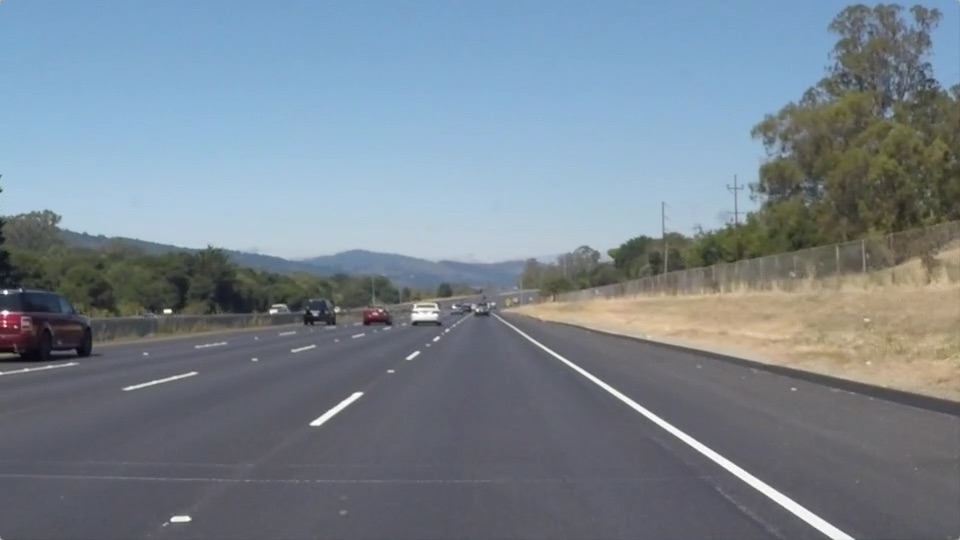
#> input picture a1/test_images/solidWhiteRight.jpg, 960 x 540 px
$ jupyter execute --allow-errors P1.ipynb   (shell and % lines are left out)
#> lines starting #> are read from the running program, lines starting #| are printed output that depends on the picture; after the words box and inside, x2 and y2 are one past the last pixel; in counts of white or black regions, pixels touching at a corner belong together
# Self-Driving Car Engineer Nanodegree

## Project: **Finding Lane Lines on the Road**
***
In this project, you will use the tools you learned about in the lesson to identify lane lines on the road.  You can develop your pipeline on a series of individual images, and later apply the result to a video stream (really just a series of images). Check out the video clip "raw-lines-example.mp4" (also contained in this repository) to see what the output should look like after using the helper functions below.

Once you have a result that looks roughly like "raw-lines-example.mp4", you'll need to get creative and try to average and/or extrapolate the line segments you've detected to map out the full extent of the lane lines.  You can see an example of the result you're going for in the video "P1_example.mp4".  Ultimately, you would like to draw just one line for the left side of the lane, and one for the right.

In addition to implementing code, there is a brief writeup to complete. The writeup should be completed in a separate file, which can be either a markdown file or a pdf document. There is a [write up template](https://github.com/udacity/CarND-LaneLines-P1/blob/master/writeup_template.md) that can be used to guide the writing process. Completing both the code in the Ipython notebook and the writeup template will cover all of the [rubric points](https://review.udacity.com/#!/rubrics/322/view) for this project.

---
Let's have a look at our first image called 'test_images/solidWhiteRight.jpg'.  Run the 2 cells below (hit Shift-Enter or the "play" button above) to display the image.

**Note: If, at any point, you encounter frozen display windows or other confounding issues, you can always start again with a clean slate by going to the "Kernel" menu above and selecting "Restart & Clear Output".**

---

**The tools you have are color selection, region of interest selection, grayscaling, Gaussian smoothing, Canny Edge Detection and Hough Tranform line detection.  You  are also free to explore and try other techniques that were not presented in the lesson.  Your goal is piece together a pipeline to detect the line segments in the image, then average/extrapolate them and draw them onto the image for display (as below).  Once you have a working pipeline, try it out on the video stream below.**

---

<figure>

 <figcaption>
 <p></p>
 <p style="text-align: center;"> Your output should look something like this (above) after detecting line segments using the helper functions below </p>
 </figcaption>
</figure>
 <p></p>
<figure>

 <figcaption>
 <p></p>
 <p style="text-align: center;"> Your goal is to connect/average/extrapolate line segments to get output like this</p>
 </figcaption>
</figure>

**Run the cell below to import some packages.  If you get an `import error` for a package you've already installed, try changing your kernel (select the Kernel menu above --> Change Kernel).  Still have problems?  Try relaunching Jupyter Notebook from the terminal prompt.  Also, consult the forums for more troubleshooting tips.**

## Import Packages

[cell 1]
#importing some useful packages
import matplotlib.pyplot as plt
import matplotlib.image as mpimg
import numpy as np
import cv2

## Read in an Image

[cell 2]
#reading in an image
image = mpimg.imread('test_images/solidWhiteRight.jpg')
#> image is the input picture: shape (540, 960, 3); mean R, G, B 120.3, 132.6, 143.7

#printing out some stats and plotting
print('This image is:', type(image), 'with dimensions:', image.shape)
#| This image is: <class 'numpy.ndarray'> with dimensions: (540, 960, 3)
plt.imshow(image)  # if you wanted to show a single color channel image called 'gray', for example, call as plt.imshow(gray, cmap='gray')

## Ideas for Lane Detection Pipeline

**Some OpenCV functions (beyond those introduced in the lesson) that might be useful for this project are:**

`cv2.inRange()` for color selection
`cv2.fillPoly()` for regions selection
`cv2.line()` to draw lines on an image given endpoints
`cv2.addWeighted()` to coadd / overlay two images
`cv2.cvtColor()` to grayscale or change color
`cv2.imwrite()` to output images to file
`cv2.bitwise_and()` to apply a mask to an image

**Check out the OpenCV documentation to learn about these and discover even more awesome functionality!**

## Helper Functions

Below are some helper functions to help get you started. They should look familiar from the lesson!

[cell 3]
import math

def grayscale(img):
    """Applies the Grayscale transform
    This will return an image with only one color channel
    but NOTE: to see the returned image as grayscale
    (assuming your grayscaled image is called 'gray')
    you should call plt.imshow(gray, cmap='gray')"""
    return cv2.cvtColor(img, cv2.COLOR_RGB2GRAY)
    # Or use BGR2GRAY if you read an image with cv2.imread()
    # return cv2.cvtColor(img, cv2.COLOR_BGR2GRAY)

# [7 lines left out: function filter_colour, not called in this run]

def canny(img, low_threshold, high_threshold):
    """Applies the Canny transform"""
    return cv2.Canny(img, low_threshold, high_threshold)

def gaussian_blur(img, kernel_size):
    """Applies a Gaussian Noise kernel"""
    return cv2.GaussianBlur(img, (kernel_size, kernel_size), 0)

def region_of_interest(img, vertices):
    """
    Applies an image mask.

    Only keeps the region of the image defined by the polygon
    formed from `vertices`. The rest of the image is set to black.
    `vertices` should be a numpy array of integer points.
    """
    #defining a blank mask to start with
    mask = np.zeros_like(img)

    #defining a 3 channel or 1 channel color to fill the mask with depending on the input image
    if len(img.shape) > 2:
        channel_count = img.shape[2]  # i.e. 3 or 4 depending on your image
        ignore_mask_color = (255,) * channel_count
    else:
        ignore_mask_color = 255

    #filling pixels inside the polygon defined by "vertices" with the fill color
    cv2.fillPoly(mask, vertices, ignore_mask_color)

    #returning the image only where mask pixels are nonzero
    masked_image = cv2.bitwise_and(img, mask)
    return masked_image


def draw_lines(img, lines, color=[255, 0, 0], thickness=20):
    """
    NOTE: this is the function you might want to use as a starting point once you want to
    average/extrapolate the line segments you detect to map out the full
    extent of the lane (going from the result shown in raw-lines-example.mp4
    to that shown in P1_example.mp4).

    Think about things like separating line segments by their
    slope ((y2-y1)/(x2-x1)) to decide which segments are part of the left
    line vs. the right line.  Then, you can average the position of each of
    the lines and extrapolate to the top and bottom of the lane.

    This function draws `lines` with `color` and `thickness`.
    Lines are drawn on the image inplace (mutates the image).
    If you want to make the lines semi-transparent, think about combining
    this function with the weighted_img() function below
    """
    def length(x1,x2,y1,y2):
        return np.sqrt((x2-x1) ** 2 + (y2-y1) ** 2)
    # Split lines based on magnitude of slope
    slope_r, mag_r, r_x, r_y = [], [], [], []
    slope_l, mag_l, l_x, l_y = [], [], [], []

    for line in lines:
        x1,y1,x2,y2 = line[0]
        if x1-x2 == 0:
            continue
        slope, intercept = np.polyfit((x1,x2),(y1,y2), 1)
        if slope > 0: # Right lane line (matplotlib coord are 0,0 top left)
            slope_r += [slope]
            mag_r += [length(x1,x2,y1,y2)]
            r_x += [x1, x2]
            r_y += [y1,y2]
        elif slope < 0: # Left lane line
            slope_l += [slope]
            mag_l += [length(x1,x2,y1,y2)]
            l_x += [x1, x2]
            l_y += [y1,y2]

    if len(r_x) == 0 or len(l_x) == 0:
        return

    # Fit lane lines to start and end at same height
    min_y, max_y = min(r_y + l_y), max(r_y + l_y)
    # Average slopes
    slope_r, slope_l = np.average(slope_r, weights=mag_r), np.average(slope_l, weights=mag_l)
    if abs(slope_r) < 0.001 or abs(slope_l) < 0.001:
        print(slope_r, slope_l)
        return
    # Average intercepts
    intercept_r, intercept_l = np.average(r_y) - slope_r * np.average(r_x), np.average(l_y) - slope_l * np.average(l_x)

    # x1 Actually seen at top of image due to matplot lib coords
    # x2 Actually seen at bottom of image due to matplot lib coords
    x1 = int((min_y-intercept_r)/slope_r)
    x1 = max(0,x1)
    x2 = int((max_y-intercept_r)/slope_r) # Actually seen at bottom of image due to matplot lib coords
    cv2.line(img, (x1, min_y), (x2, max_y), color, thickness)

    x1 = int((min_y-intercept_l)/slope_l)
    x1 = max(0,x1)
    x2 = int((max_y-intercept_l)/slope_l)
    cv2.line(img, (x1, min_y), (x2, max_y), color, thickness)


def hough_lines(img, rho, theta, threshold, min_line_len, max_line_gap):
    """
    `img` should be the output of a Canny transform.

    Returns an image with hough lines drawn.
    """
    lines = cv2.HoughLinesP(img, rho, theta, threshold, np.array([]), minLineLength=min_line_len, maxLineGap=max_line_gap)
    line_img = np.zeros((img.shape[0], img.shape[1], 3), dtype=np.uint8)
    draw_lines(line_img, lines)
    return line_img

# Python 3 has support for cool math symbols.

def weighted_img(img, initial_img, α=0.8, β=1., γ=0.):
    """
    `img` is the output of the hough_lines(), An image with lines drawn on it.
    Should be a blank image (all black) with lines drawn on it.

    `initial_img` should be the image before any processing.

    The result image is computed as follows:

    initial_img * α + img * β + γ
    NOTE: initial_img and img must be the same shape!
    """
    return cv2.addWeighted(initial_img, α, img, β, γ)

## Test Images

Build your pipeline to work on the images in the directory "test_images"
**You should make sure your pipeline works well on these images before you try the videos.**

[cell 4]
import os
os.listdir("test_images/")

## Build a Lane Finding Pipeline

Build the pipeline and run your solution on all test_images. Make copies into the `test_images_output` directory, and you can use the images in your writeup report.

Try tuning the various parameters, especially the low and high Canny thresholds as well as the Hough lines parameters.

[cell 5]
# TODO: Build your pipeline that will draw lane lines on the test_images
# then save them to the test_images_output directory.
from platform import python_version

TEST_IMAGES_DIR = "test_images/"
TEST_IMAGES_DIR_OUT = "test_images_output/"

def start():
    for file in os.listdir(TEST_IMAGES_DIR):
        file_path = "{}{}".format(TEST_IMAGES_DIR, file)
        img = process_image_test(file_path)
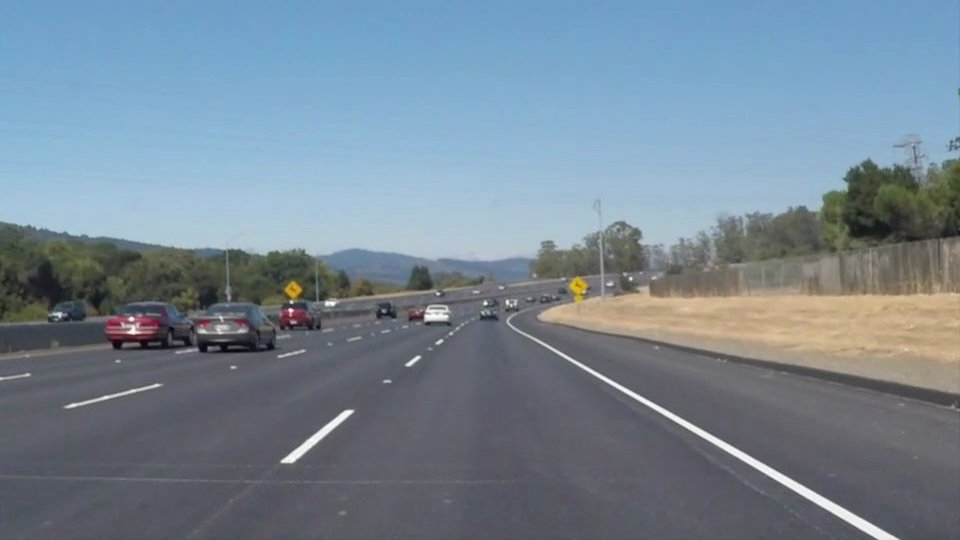
#> input picture a1/test_images/solidWhiteCurve.jpg, 960 x 540 px
#> in process_image_test, test_image is the input picture: shape (540, 960, 3); mean R, G, B 118.5, 134.5, 148.1
        print("Saveing to {}{}".format(TEST_IMAGES_DIR_OUT,file))
        plt.imsave("{}{}".format(TEST_IMAGES_DIR_OUT,file),img)

# accuracy/granularity of the magnitude of the line in cartesian coord
# 1 correlates to 1 pixel granularity
# 0.5 correlates to 2 pixel granularity (lines will look half as long) ?
rho = 1
# 1 Degree, max resolution, determines how many rho values are tested
# 2 Degree means only half as many theta values are tested
theta = np.pi/180
# Votes needed to be considered a line
threshold = 15
min_line_len = 20
max_line_gap = 10

def process_image_test(filename):
    test_image = mpimg.imread(filename)

    # Original
#     plt.figure()
#     plt.title("Original: {}".format(filename))
#     plt.imshow(test_image)

    # Gray Scale
    test_image_processed = grayscale(test_image)
#> in grayscale, `return cv2.cvtColor(img, cv2.COLOR_RGB2GRAY)`:
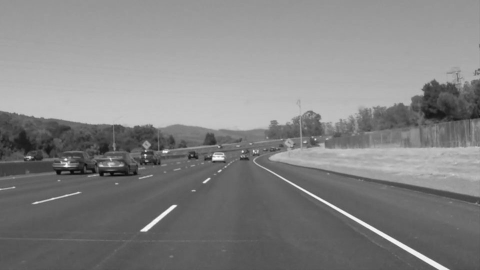
#> returned value: shape (540, 960) (shown at 1/2 size); min 5, max 255, mean 131.2

    # Gaussian Filter
    # Standard Deviation calculated via kernel size
    test_image_processed = gaussian_blur(test_image_processed, 17)


    blurred = test_image_processed
    i = 66
    test_image_processed = canny(blurred, i, i*2)
#> in canny, `return cv2.Canny(img, low_threshold, high_threshold)`:
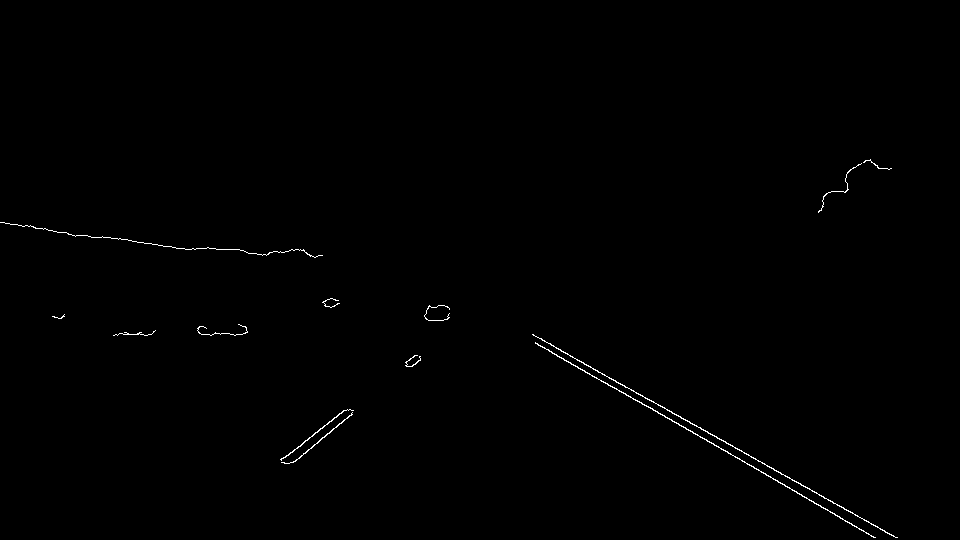
#> returned value: shape (540, 960); 0.4% white in thin lines or dots, all inside (x1, y1, x2, y2) = (0, 159, 898, 538)

    # Region of interest
    ## Mask Top Half of Image
    ## Mask Triangle to Isolate the lane


    height = test_image_processed.shape[0]
    width = test_image_processed.shape[1]
    corners = np.array([(width//2, height//2), (0, height), (width, height)], dtype='int32')
    test_image_processed = region_of_interest(test_image_processed, np.int32([corners]))

    top = int(0.65*height)
    bottom = height
    left = 0
    right = width
    corners = np.array([(left, top), (right, top), (right, bottom), (left, bottom)], dtype='int32')
    test_image_processed = region_of_interest(test_image_processed, np.int32([corners]))


    test_image_processed = hough_lines(test_image_processed, rho, theta, threshold, min_line_len,
                         max_line_gap)
    final_image = weighted_img(test_image, test_image_processed, 0.5, 0.5)
    return final_image


'''
pipeline:
1. Gray scale
2. Gaussian filter
3. Canny edge detection
4. Region of interest
5. Hough transform
6. Draw lines
'''
start()
#> in region_of_interest, `cv2.fillPoly(mask, vertices, ignore_mask_color)`:
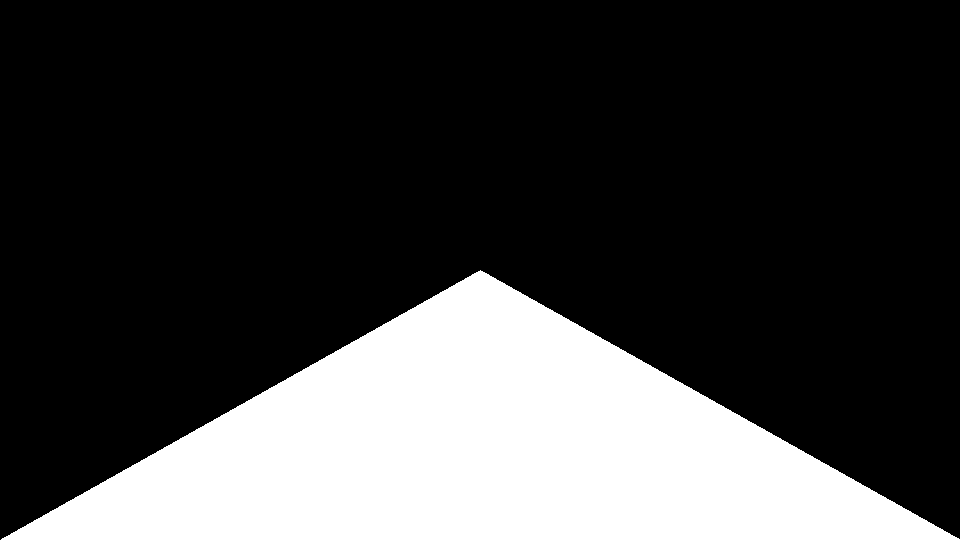
#> mask: shape (540, 960); 25% white; 1 white region, box (x1, y1, x2, y2) and area: (1, 270, 960, 540) 129810
#> in region_of_interest, `masked_image = cv2.bitwise_and(img, mask)`:
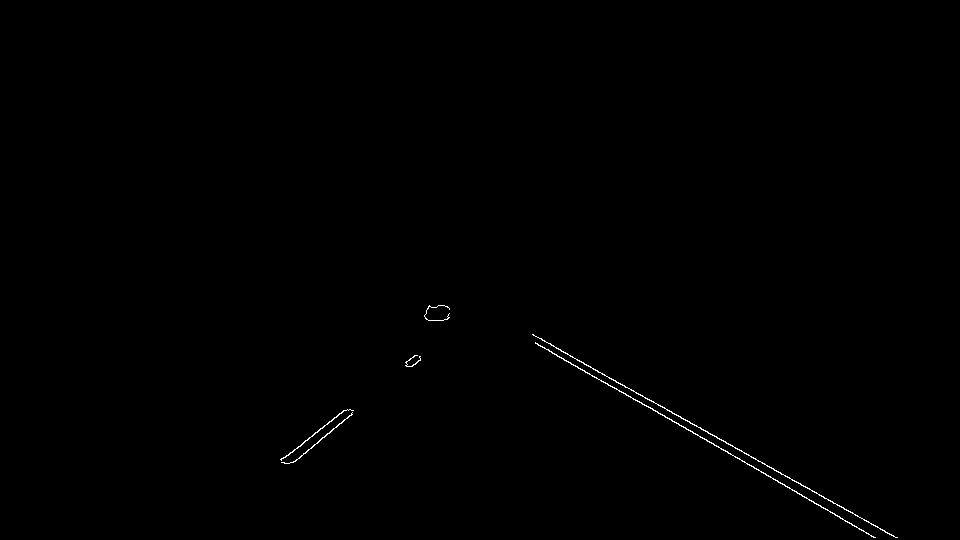
#> masked_image: shape (540, 960); 0.27% white in thin lines or dots, all inside (x1, y1, x2, y2) = (280, 305, 898, 538)
#> in region_of_interest (call 2), `cv2.fillPoly(mask, vertices, ignore_mask_color)`:
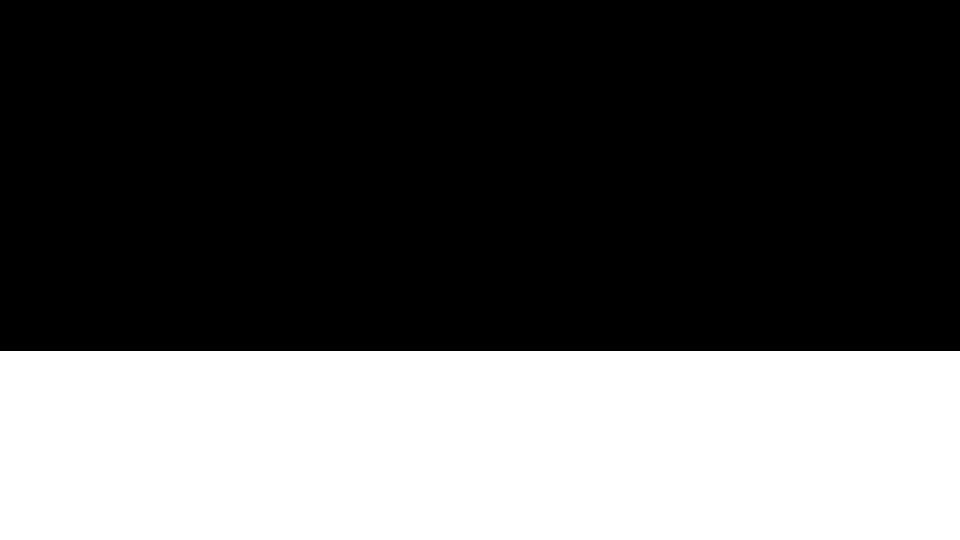
#> mask: shape (540, 960); 35% white; 1 white region, box (x1, y1, x2, y2) and area: (0, 351, 960, 540) 181440
#> in hough_lines, `lines = cv2.HoughLinesP(img, rho, theta, threshold, np.array([]), minL..`: lines = [[577, 360, 896, 537], [623, 392, 875, 537], [281, 460, 345, 410], [563, 351, 741, 450], [549, 351, 644, 405], [293, 462, 352, 414], [607, 383, 665, 417], [322, 437, 351, 414], [814, 503, 874, 537], [314, 433, 344, 410], [561, 351, 897, 537]]
#> the loop in draw_lines, `for line in lines:` made 11 passes
#> (x1, y1, x2, y2, slope, intercept, slope_r, mag_r) on passes 1, 2, 4: (577, 360, 896, 537, 0.555, 39.85, [0.555], [364.8]), (623, 392, 875, 537, 0.575, 33.53, [0.555, 0.575], [364.8, 290.7]), (563, 351, 741, 450, 0.556, 37.87, [0.555, 0.575, 0.556], [364.8, 290.7, 203.7])
#> in draw_lines, `min_y, max_y = min(r_y + l_y), max(r_y + l_y)`: min_y = 351; max_y = 537
#> in draw_lines, `slope_r, slope_l = np.average(slope_r, weights=mag_r), np.average(slop..`: slope_r = 0.562; slope_l = -0.791
#> in draw_lines, `intercept_r, intercept_l = np.average(r_y) - slope_r * np.average(r_x)..`: intercept_r = 39.88; intercept_l = 687.4
#> in draw_lines, `x1 = int((min_y-intercept_r)/slope_r)`: x1 = 553
#> in draw_lines, `x2 = int((max_y-intercept_r)/slope_r)`: x2 = 885
#> in draw_lines, `x1 = int((min_y-intercept_l)/slope_l)`: x1 = 425
#> in draw_lines, `x2 = int((max_y-intercept_l)/slope_l)`: x2 = 190
#> in draw_lines, `cv2.line(img, (x1, min_y), (x2, max_y), color, thickness)`:
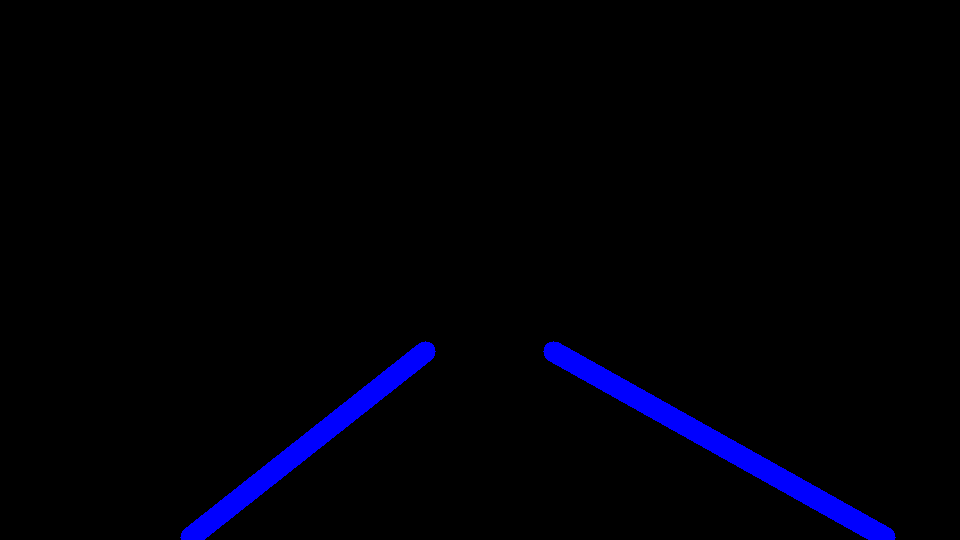
#> img: shape (540, 960, 3); mean of channels 0, 1, 2 7.2, 0, 0; drawn as B, G, R
#> in weighted_img, `return cv2.addWeighted(initial_img, α, img, β, γ)`:
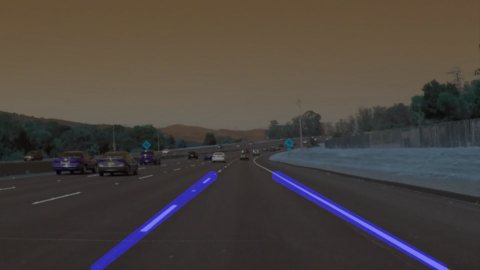
#> returned value: shape (540, 960, 3) (shown at 1/2 size); mean of channels 0, 1, 2 62.9, 67.2, 74; drawn as B, G, R
#> in start, `plt.imsave("{}{}".format(TEST_IMAGES_DIR_OUT,file),img)`:
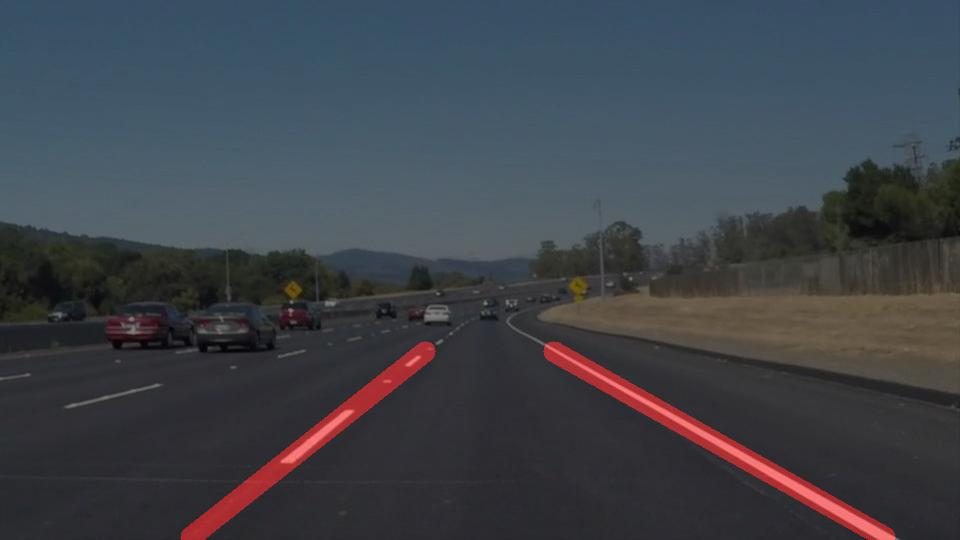
#> saved as solidWhiteCurve.jpg: shape (540, 960, 3); mean R, G, B 63.1, 67, 74
